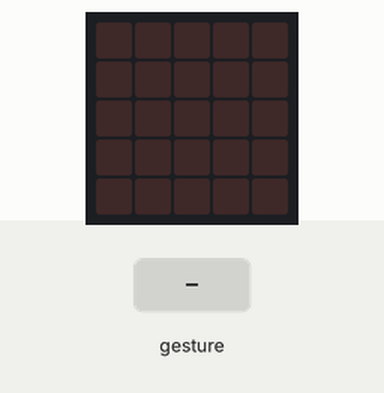
This program was run on a simulated BBC micro:bit (MakeCode). Parts: the board's 5×5 LED display. Inputs (shaded band) come from the test bench. Random numbers come from a fixed seed; a tilt is held for 1.5 s and a shake lasts 1 s, then the board lies face up again.

Above: at 1.2 s.
1.3 s: gesture 'shake'
At 2.1 s:
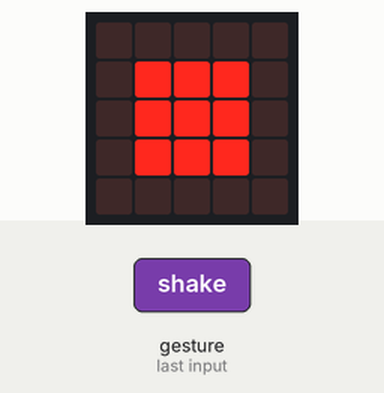
3.0 s: gesture 'shake'
At 4.5 s:
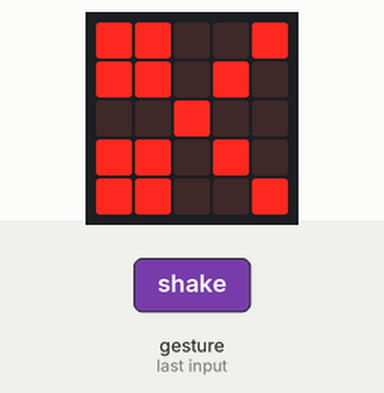
Timing chart, 0 to 6.0 s (numbered marks = the images above; inputs shaded):
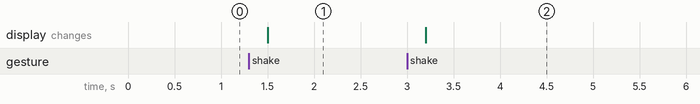

The program:

main.ts
```typescript
let Tool = 0
input.onGesture(Gesture.Shake, function () {
    Tool = randint(0, 2)
    if (Tool == 0) {
        basic.showLeds(`
            . . . . .
            . # # # .
            . # # # .
            . # # # .
            . . . . .
            `)
    } else if (Tool == 1) {
        basic.showLeds(`
            . . . . .
            . # # # .
            . # . # .
            . # # # .
            . . . . .
            `)
    } else {
        basic.showLeds(`
            # # . . #
            # # . # .
            . . # . .
            # # . # .
            # # . . #
            `)
    }
})
```

test.ts
```typescript
// tests gaan hier; deze zal niet worden gecompileerd wanneer dit pakket wordt gebruikt als extensie.
```

Measured:
- after the input at 1.3 s, the display: changes after 0.20 s (image 1)
- after the input at 3.0 s, the display: changes after 0.20 s (image 2)
